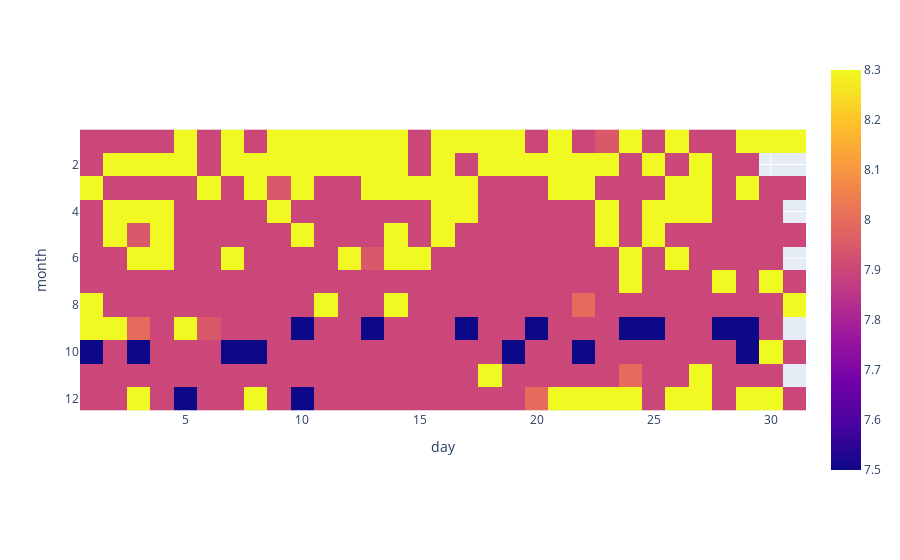

The notebook cell saved with this chart:
### Code cell
calendar = pd.pivot_table(
    data=hotels,
    index='month',
    values='reviewer_score',
    columns='day',
    aggfunc='median')

fig = px.imshow(calendar)
fig.show()

### Figure 1 — Plotly figure (JSON) as saved in the notebook; plotly's stock layout.template omitted (floating-point values rounded to 4 significant figures; data arrays with more than 128 entries replaced by an {"elided": "..."} marker saying what was removed)
{"data": [{"coloraxis": "coloraxis", "hovertemplate": "day: %{x}<br>month: %{y}<br>color: %{z}<extra></extra>", "name": "0", "type": "heatmap", "x": [1, 2, 3, 4, 5, 6, 7, 8, 9, 10, 11, 12, 13, 14, 15, 16, 17, 18, 19, 20, 21, 22, 23, 24, 25, 26, 27, 28, 29, 30, 31], "xaxis": "x", "y": [1, 2, 3, 4, 5, 6, 7, 8, 9, 10, 11, 12], "yaxis": "y", "z": {"elided": "12x31 float values"}}], "layout": {"coloraxis": {"colorscale": [[0, "#0d0887"], [0.1111, "#46039f"], [0.2222, "#7201a8"], [0.3333, "#9c179e"], [0.4444, "#bd3786"], [0.5556, "#d8576b"], [0.6667, "#ed7953"], [0.7778, "#fb9f3a"], [0.8889, "#fdca26"], [1, "#f0f921"]]}, "margin": {"t": 60}, "xaxis": {"anchor": "y", "constrain": "domain", "domain": [0, 1], "scaleanchor": "y", "title": {"text": "day"}}, "yaxis": {"anchor": "x", "autorange": "reversed", "constrain": "domain", "domain": [0, 1], "title": {"text": "month"}}}}
